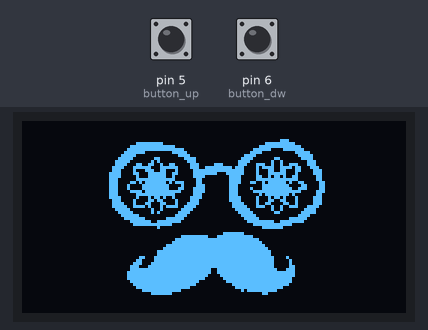
The sketch below on a simulated Arduino Uno, built with avr-gcc and run on an emulated ATmega328P. Parts: 128×64 one-colour display. The inputs (shaded band) are chosen by the test bench; at power-on: pin 5 (button_up) HIGH, pin 6 (button_dw) HIGH.

Above: at 2.3 s.
2.4 s: pin 5 (button_up) pulled LOW for 1 s
At 3.9 s:
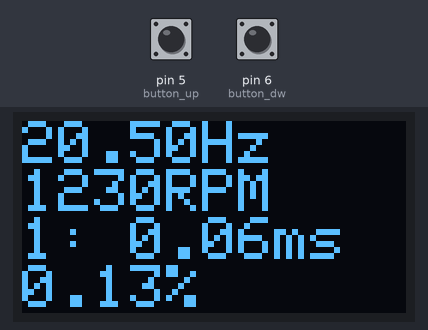
4.9 s: pin 6 (button_dw) pulled LOW for 3.2 s
At 9.3 s:
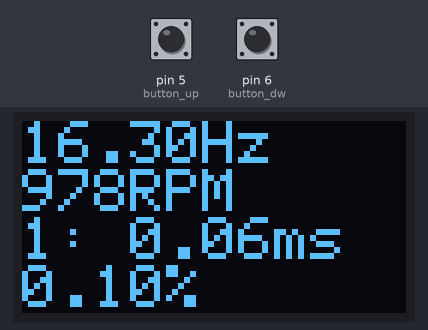
9.6 s: pin 5 (button_up) pulled LOW for 0.15 s
At 10.8 s:
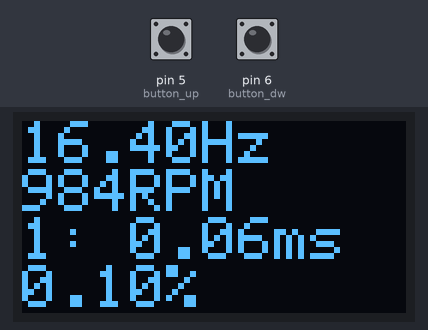
11.2 s: pin 6 (button_dw) pulled LOW for 1 s
At 12.9 s:
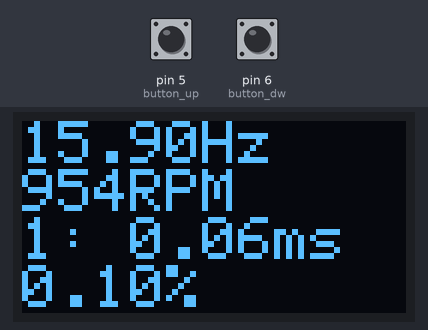
Timing chart, 0 to 14.4 s (numbered marks = the images above; inputs shaded):
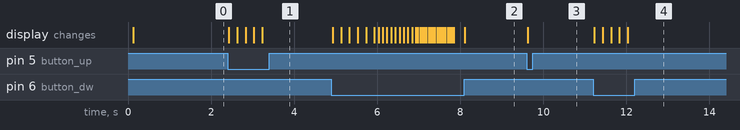

The sketch:

stroboscope_oled_display_V1.ino
```cpp
// Stroboscope with oled display
// the frequency can be changed with two push-buttons
// the pulselength can be changed by pressing both buttons simultaneously

// Started from https://www.instructables.com/id/Portable-Precision-Stroboscope/
// Added ssd1306 oled

#define LOGO_HEIGHT   64
#define LOGO_WIDTH    128
static const unsigned char PROGMEM logo_bmp[] =
{
  B00000000,B00000000,B00000000,B00000000,B00000000,B00000000,B00000000,B00000000,B00000000,B00000000,B00000000,B00000000,B00000000,B00000000,B00000000,B00000000,
  B00000000,B00000000,B00000000,B00000000,B00000000,B00000000,B00000000,B00000000,B00000000,B00000000,B00000000,B00000000,B00000000,B00000000,B00000000,B00000000,
  B00000000,B00000000,B00000000,B00000000,B00000000,B00000000,B00000000,B00000000,B00000000,B00000000,B00000000,B00000000,B00000000,B00000000,B00000000,B00000000,
  B00000000,B00000000,B00000000,B00000000,B00000000,B00000000,B00000000,B00000000,B00000000,B00000000,B00000000,B00000000,B00000000,B00000000,B00000000,B00000000,
  B00000000,B00000000,B00000000,B00000000,B00000000,B00000000,B00000000,B00000000,B00000000,B00000000,B00000000,B00000000,B00000000,B00000000,B00000000,B00000000,
  B00000000,B00000000,B00000000,B00000000,B00000000,B00000000,B00000000,B00000000,B00000000,B00000000,B00000000,B00000000,B00000000,B00000000,B00000000,B00000000,
  B00000000,B00000000,B00000000,B00000000,B00000000,B00000000,B00000000,B00000000,B00000000,B00000000,B00000011,B10000000,B00000000,B00000000,B00000000,B00000000,
  B00000000,B00000000,B00000000,B00000000,B00000011,B11111110,B00000000,B00000000,B00000000,B00000000,B01111111,B11100000,B00000000,B00000000,B00000000,B00000000,
  B00000000,B00000000,B00000000,B00000000,B00001111,B11111111,B11100000,B00000000,B00000000,B00000001,B11111111,B11111000,B00000000,B00000000,B00000000,B00000000,
  B00000000,B00000000,B00000000,B00000000,B00011111,B11111111,B11111100,B00000000,B00000000,B00000111,B11100001,B11111100,B00000000,B00000000,B00000000,B00000000,
  B00000000,B00000000,B00000000,B00000000,B00111111,B10000000,B00111110,B00000000,B00000000,B00001111,B00000000,B00011111,B00000000,B00000000,B00000000,B00000000,
  B00000000,B00000000,B00000000,B00000000,B01111100,B00000000,B00001111,B00000000,B00000000,B00111100,B00000000,B00001111,B10000000,B00000000,B00000000,B00000000,
  B00000000,B00000000,B00000000,B00000000,B11111000,B00001100,B00000011,B11000000,B00000000,B01111000,B00001100,B00000111,B10000000,B00000000,B00000000,B00000000,
  B00000000,B00000000,B00000000,B00000001,B11110000,B00010100,B00000001,B11000000,B00000000,B11110000,B00010010,B00000001,B11000000,B00000000,B00000000,B00000000,
  B00000000,B00000000,B00000000,B00000001,B11100011,B00110010,B01100000,B11100000,B11100000,B11100011,B10010010,B01110001,B11000000,B00000000,B00000000,B00000000,
  B00000000,B00000000,B00000000,B00000011,B11000111,B11100011,B11110000,B11100111,B11111101,B11000010,B11110011,B11011000,B11100000,B00000000,B00000000,B00000000,
  B00000000,B00000000,B00000000,B00000011,B10000100,B01110011,B00010000,B01111111,B11111111,B11000010,B00110011,B00011000,B01110000,B00000000,B00000000,B00000000,
  B00000000,B00000000,B00000000,B00000111,B10000110,B00111111,B00110000,B01111111,B10001111,B11000010,B00111111,B00010000,B01110000,B00000000,B00000000,B00000000,
  B00000000,B00000000,B00000000,B00000111,B10000010,B00111111,B00100000,B01111000,B00000111,B10000011,B00101101,B00110000,B00110000,B00000000,B00000000,B00000000,
  B00000000,B00000000,B00000000,B00000111,B00000011,B11111111,B11100000,B00110000,B00000111,B10000011,B11111111,B11110000,B00110000,B00000000,B00000000,B00000000,
  B00000000,B00000000,B00000000,B00000111,B00001101,B01111111,B01011100,B00110000,B00000111,B10001100,B10111111,B01001100,B00011000,B00000000,B00000000,B00000000,
  B00000000,B00000000,B00000000,B00000111,B00010000,B11111111,B10000100,B00111000,B00000111,B00000000,B11111111,B10000110,B00011000,B00000000,B00000000,B00000000,
  B00000000,B00000000,B00000000,B00000111,B00010000,B11111111,B10001100,B01111000,B00000111,B00001000,B11111111,B11001110,B00011000,B00000000,B00000000,B00000000,
  B00000000,B00000000,B00000000,B00000111,B00001111,B01111111,B11111000,B01111000,B00000111,B00000111,B11111111,B11111000,B00111000,B00000000,B00000000,B00000000,
  B00000000,B00000000,B00000000,B00000111,B00000011,B11111111,B11100000,B01110000,B00000111,B00000001,B01111111,B10100000,B00110000,B00000000,B00000000,B00000000,
  B00000000,B00000000,B00000000,B00000111,B10000010,B00101101,B00100000,B11110000,B00000111,B10000010,B00101101,B00010000,B01110000,B00000000,B00000000,B00000000,
  B00000000,B00000000,B00000000,B00000011,B10000100,B00110110,B00010000,B11100000,B00000111,B10000010,B00110011,B00010000,B01110000,B00000000,B00000000,B00000000,
  B00000000,B00000000,B00000000,B00000011,B11000100,B01100011,B00010001,B11100000,B00000011,B11000010,B01100001,B10010000,B01110000,B00000000,B00000000,B00000000,
  B00000000,B00000000,B00000000,B00000011,B11100111,B10100010,B11110011,B11000000,B00000011,B11100011,B10010010,B01110001,B11100000,B00000000,B00000000,B00000000,
  B00000000,B00000000,B00000000,B00000001,B11110000,B00010010,B00000111,B10000000,B00000001,B11110000,B00010010,B00000011,B11000000,B00000000,B00000000,B00000000,
  B00000000,B00000000,B00000000,B00000000,B11111000,B00010100,B00001111,B00000000,B00000000,B11111000,B00001100,B00000111,B11000000,B00000000,B00000000,B00000000,
  B00000000,B00000000,B00000000,B00000000,B01111110,B00000000,B00011110,B00000000,B00000000,B01111100,B00000000,B00001111,B00000000,B00000000,B00000000,B00000000,
  B00000000,B00000000,B00000000,B00000000,B00111111,B10000000,B11111100,B00000000,B00000000,B00111110,B00000000,B01111110,B00000000,B00000000,B00000000,B00000000,
  B00000000,B00000000,B00000000,B00000000,B00001111,B11100111,B11111000,B00000000,B00000000,B00011111,B11110011,B11111100,B00000000,B00000000,B00000000,B00000000,
  B00000000,B00000000,B00000000,B00000000,B00000111,B11111111,B11000000,B00000000,B00000000,B00000111,B11111111,B11000000,B00000000,B00000000,B00000000,B00000000,
  B00000000,B00000000,B00000000,B00000000,B00000000,B00000100,B00000000,B00000000,B00000000,B00000000,B11111110,B00000000,B00000000,B00000000,B00000000,B00000000,
  B00000000,B00000000,B00000000,B00000000,B00000000,B00000000,B00000000,B00000000,B00000000,B00000000,B00000000,B00000000,B00000000,B00000000,B00000000,B00000000,
  B00000000,B00000000,B00000000,B00000000,B00000000,B00000000,B00000000,B00000000,B00011111,B11000000,B00000000,B00000000,B00000000,B00000000,B00000000,B00000000,
  B00000000,B00000000,B00000000,B00000000,B00000000,B00000000,B00000111,B11111100,B01111111,B11111000,B00000000,B00000000,B00000000,B00000000,B00000000,B00000000,
  B00000000,B00000000,B00000000,B00000000,B00000000,B00000000,B00011111,B11111111,B11111111,B11111110,B00000000,B00000000,B00000000,B00000000,B00000000,B00000000,
  B00000000,B00000000,B00000000,B00000000,B00000000,B00000000,B00111111,B11111111,B11111111,B11111111,B00000000,B00000000,B00000000,B00000000,B00000000,B00000000,
  B00000000,B00000000,B00000000,B00000000,B00000000,B00000000,B11111111,B11111111,B11111111,B11111111,B10000000,B00000000,B00000000,B00000000,B00000000,B00000000,
  B00000000,B00000000,B00000000,B00000000,B00000000,B00000001,B11111111,B11111111,B11111111,B11111111,B11000000,B00000000,B00000000,B00000000,B00000000,B00000000,
  B00000000,B00000000,B00000000,B00000000,B00000000,B00000111,B11111111,B11111111,B11111111,B11111111,B11100000,B00000000,B00000000,B00000000,B00000000,B00000000,
  B00000000,B00000000,B00000000,B00000000,B00000000,B00000111,B11111111,B11111111,B11111111,B11111111,B11100000,B00000000,B00000000,B00000000,B00000000,B00000000,
  B00000000,B00000000,B00000000,B00000000,B00000001,B10001111,B11111111,B11111111,B11111111,B11111111,B11110000,B10000000,B00000000,B00000000,B00000000,B00000000,
  B00000000,B00000000,B00000000,B00000000,B00000011,B00001111,B11111111,B11111111,B11111111,B11111111,B11110000,B01000000,B00000000,B00000000,B00000000,B00000000,
  B00000000,B00000000,B00000000,B00000000,B00000111,B00011111,B11111111,B11111111,B11111111,B11111111,B11110000,B01000000,B00000000,B00000000,B00000000,B00000000,
  B00000000,B00000000,B00000000,B00000000,B00001110,B00111111,B11111111,B11111111,B11111111,B11111111,B11110000,B01100000,B00000000,B00000000,B00000000,B00000000,
  B00000000,B00000000,B00000000,B00000000,B00001111,B11111111,B11111111,B11111110,B01111111,B11111111,B11111000,B11100000,B00000000,B00000000,B00000000,B00000000,
  B00000000,B00000000,B00000000,B00000000,B00011111,B11111111,B11111111,B11111110,B01111111,B11111111,B11111111,B11100000,B00000000,B00000000,B00000000,B00000000,
  B00000000,B00000000,B00000000,B00000000,B00011111,B11111111,B11111111,B11111100,B00111111,B11111111,B11111111,B11100000,B00000000,B00000000,B00000000,B00000000,
  B00000000,B00000000,B00000000,B00000000,B00011111,B11111111,B11111111,B11111000,B00011111,B11111111,B11111111,B11000000,B00000000,B00000000,B00000000,B00000000,
  B00000000,B00000000,B00000000,B00000000,B00001111,B11111111,B11111111,B11100000,B00001111,B11111111,B11111111,B11000000,B00000000,B00000000,B00000000,B00000000,
  B00000000,B00000000,B00000000,B00000000,B00000111,B11111111,B11111111,B11000000,B00000011,B11111111,B11111111,B10000000,B00000000,B00000000,B00000000,B00000000,
  B00000000,B00000000,B00000000,B00000000,B00000011,B11111111,B11111111,B00000000,B00000001,B11111111,B11111110,B00000000,B00000000,B00000000,B00000000,B00000000,
  B00000000,B00000000,B00000000,B00000000,B00000000,B11111111,B11111000,B00000000,B00000000,B01011111,B11111000,B00000000,B00000000,B00000000,B00000000,B00000000,
  B00000000,B00000000,B00000000,B00000000,B00000000,B00011111,B11000000,B00000000,B00000000,B00000000,B11000000,B00000000,B00000000,B00000000,B00000000,B00000000,
  B00000000,B00000000,B00000000,B00000000,B00000000,B00000000,B00000000,B00000000,B00000000,B00000000,B00000000,B00000000,B00000000,B00000000,B00000000,B00000000,
  B00000000,B00000000,B00000000,B00000000,B00000000,B00000000,B00000000,B00000000,B00000000,B00000000,B00000000,B00000000,B00000000,B00000000,B00000000,B00000000,
  B00000000,B00000000,B00000000,B00000000,B00000000,B00000000,B00000000,B00000000,B00000000,B00000000,B00000000,B00000000,B00000000,B00000000,B00000000,B00000000,
  B00000000,B00000000,B00000000,B00000000,B00000000,B00000000,B00000000,B00000000,B00000000,B00000000,B00000000,B00000000,B00000000,B00000000,B00000000,B00000000,
  B00000000,B00000000,B00000000,B00000000,B00000000,B00000000,B00000000,B00000000,B00000000,B00000000,B00000000,B00000000,B00000000,B00000000,B00000000,B00000000,
  B00000000,B00000000,B00000000,B00000000,B00000000,B00000000,B00000000,B00000000,B00000000,B00000000,B00000000,B00000000,B00000000,B00000000,B00000000,B00000000 };

#include <SPI.h>
#include <Wire.h>
#include <Adafruit_GFX.h>
#include <Adafruit_SSD1306.h>

#define SCREEN_WIDTH 128 // OLED display width, in pixels
#define SCREEN_HEIGHT 64 // OLED display height, in pixels

// Declaration for SSD1306 display connected using software SPI (default case):
#define OLED_MOSI   11
#define OLED_CLK   13
#define OLED_DC    9
#define OLED_CS    3
#define OLED_RESET 8
Adafruit_SSD1306 display(SCREEN_WIDTH, SCREEN_HEIGHT,
  OLED_MOSI, OLED_CLK, OLED_DC, OLED_RESET, OLED_CS);


//breadboard setup
const byte button_up=5;
const byte button_dw=6;

long freq=200; //frequency in units of 0.1Hz
byte len=1;   //pulselength in units of 64 microseconds


void testdrawbitmap(void) {
  display.clearDisplay();

  display.drawBitmap(
    (display.width()  - LOGO_WIDTH ) / 2,
    (display.height() - LOGO_HEIGHT) / 2,
    logo_bmp, LOGO_WIDTH, LOGO_HEIGHT, 1);
  display.display();
  delay(1000);
}


void testscrolltext(void) {
  display.clearDisplay();

  display.setTextSize(2); // Draw 2X-scale text
  display.setTextColor(SSD1306_WHITE);
  display.setCursor(10, 0);
  display.println(F("Papas Inventeurs"));
  display.display();      // Show initial text
  delay(100);

  // Scroll in various directions, pausing in-between:
  display.startscrollright(0x00, 0x0F);
  delay(2000);
  display.stopscroll();
  delay(1000);
  display.startscrollleft(0x00, 0x0F);
  delay(2000);
  display.stopscroll();
  delay(1000);
  display.startscrolldiagright(0x00, 0x07);
  delay(2000);
  display.startscrolldiagleft(0x00, 0x07);
  delay(2000);
  display.stopscroll();
  delay(1000);
}

void setup() {


  // SSD1306_SWITCHCAPVCC = generate display voltage from 3.3V internally
  if(!display.begin(SSD1306_SWITCHCAPVCC)) {
    Serial.println(F("SSD1306 allocation failed"));
    for(;;); // Don't proceed, loop forever
  }


  // Show initial display buffer contents on the screen --
  // the library initializes this with an Adafruit splash screen.
  //display.display();
  //delay(2000); // Pause for 2 seconds

  // Clear the buffer
  display.clearDisplay();
  display.clearDisplay();display.display();
  display.setTextSize(2);
  display.setTextColor(SSD1306_WHITE);        // Draw white text
  display.setCursor(0,0);             // Start at top-left corner
      display.println(freq/10.0);
    display.println(len);     display.display();

  //setup TIMER1B for fast PWM with (output on pin D10)
  TCCR1A=B00100010;
  TCCR1B=B00011000;
  setfreq(freq,len);
  pinMode(10,OUTPUT);

  //set the pushbuttons to input with pull-up
  pinMode(button_up,INPUT_PULLUP);
  pinMode(button_dw,INPUT_PULLUP);

  testdrawbitmap();    // Draw a small bitmap image

  // Invert and restore display, pausing in-between
  //display.invertDisplay(true);
  //delay(1000);
  //display.invertDisplay(false);
  //delay(1000);

  //testscrolltext();    // Draw scrolling text

}

//set frequency in Hz, pulse length in units of 64mus
void setfreq(int f, int len){

  //calculate what to put into the timing registers
  long unsigned int ticks=(160000000+f/2)/f; // f_clock/0.1f
  unsigned int ps=1;
  if (ticks>    0xFFFF)ps=   8;
  if (ticks>  8*0xFFFF)ps=  64;
  if (ticks> 64*0xFFFF)ps= 256;
  if (ticks>256*0xFFFF)ps=1024;
  unsigned int val_ICR1=ticks/ps-1;
  unsigned int val_OCR1B=len*(1024/ps)-1;
  unsigned int val_TCCR1B=B00011001;
  if (ps==   8) val_TCCR1B=B00011010;
  if (ps==  64) val_TCCR1B=B00011011;
  if (ps== 256) val_TCCR1B=B00011100;
  if (ps==1024) val_TCCR1B=B00011101;

  //set the actual values in the timing registers
  //noInterrupts();
  if (TCNT1>val_ICR1)TCNT1=0;  //do not allow timer to exceed 'top'
  ICR1=val_ICR1;
  OCR1B=val_OCR1B;
  TCCR1B=val_TCCR1B;
  //interrupts();
}

byte prevbutstat=0;

unsigned long millis_butchanged=0;
unsigned long millis_valchanged=0;

void loop() {

  //check for buttons
  long unsigned millis_current=millis();
  bool change=false;
  byte butstat=(digitalRead(button_up)==LOW)*1+(digitalRead(button_dw)==LOW)*2;
  if (butstat!=prevbutstat)millis_butchanged=millis_current;

  int dt=200; int df=1;
  if (millis_current-millis_butchanged>1000)dt=100;
  if (millis_current-millis_butchanged>2000)dt=50;
  if (millis_current-millis_butchanged>3000)dt=20;
  if (millis_current-millis_butchanged>4000)dt=10;
  if (millis_current-millis_butchanged>5000)dt=5;
  if (millis_current-millis_butchanged>6000)dt=2;
  if (millis_current-millis_butchanged>7000)dt=1;
  if (millis_current-millis_butchanged>8000)df=2;
  if (millis_current-millis_butchanged>9000)df=5;
  if (millis_current-millis_butchanged>10000)df=10;
  if (butstat==3)dt=1000;
  if(millis_current-millis_valchanged>dt){
    if(butstat==1) freq=freq+df;
    if(butstat==2) freq=freq-df;
    if(butstat==3) len++;
    if(butstat>0){
        change=true; millis_valchanged=millis_current;
    }
  }
  prevbutstat=butstat;

  //keep frequency and pulselength wihin allowed domain
  freq=max(freq,3);
  freq=min(freq,9999);
  if (len>15)len=1;
  if (len*freq>15625)len=1; //corresponds to 0.1 duty cycle

  if (change){
    setfreq(freq,len);
    display.clearDisplay();
    display.setCursor(0,0);             // Start at top-left corner
    display.print(freq/10.0);display.println("Hz");
    display.print(freq*6);display.println("RPM");
    display.print(len); display.print(": ");
    display.print(len*0.064);
    display.println("ms");
    display.print((len*0.064)/(100.0/freq));
    display.println("%");
    display.display();
  }


}
```

Measured:
- after the input at 2.4 s, the display: first changes at once (image 1 shows a later state)
- after the input at 4.9 s, the display: first changes at once (image 2 shows a later state)
- after the input at 9.6 s, the display: changes at once (image 3)
- after the input at 11.2 s, the display: first changes at once (image 4 shows a later state)
